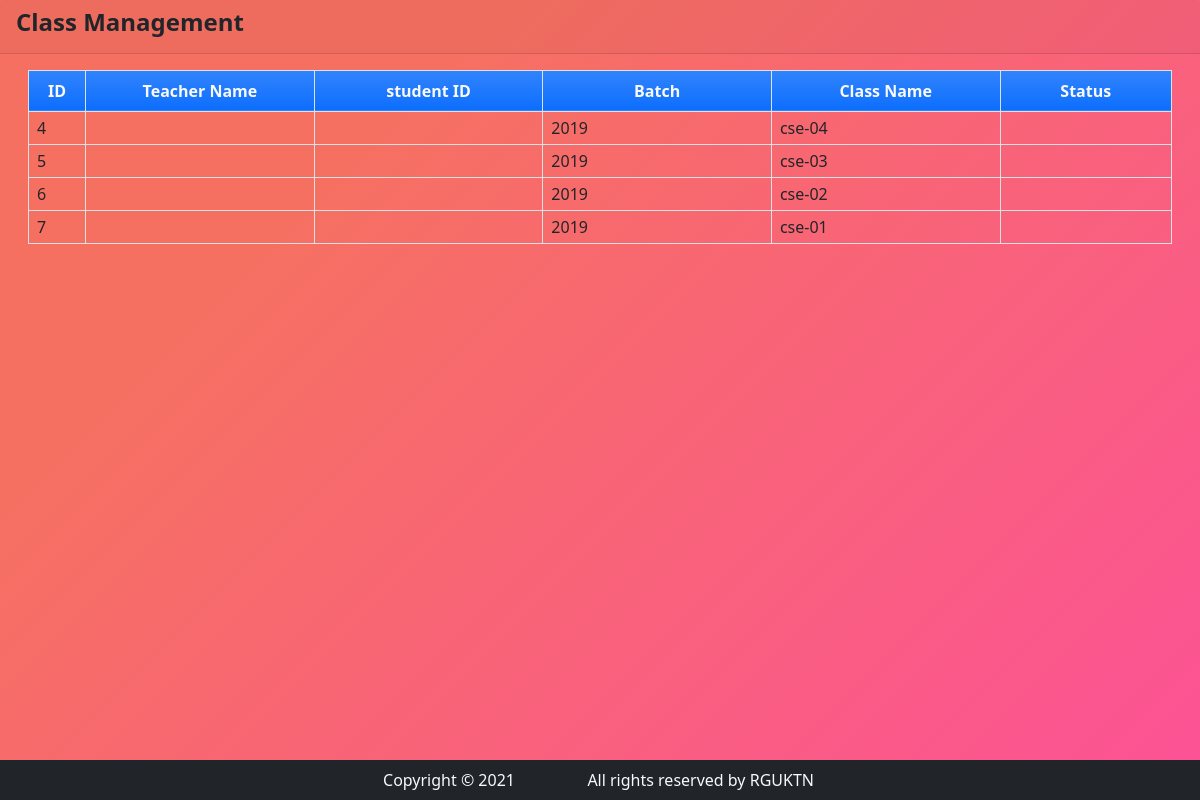
The page /class (signed in) on the database its author committed.
### app/models.py (models this page shows, shortened)
class Class(models.Model):
    professor=models.ForeignKey(UserProfile,on_delete=models.CASCADE)
    class_id=models.CharField(max_length=250,blank=True,null=True)
    class_name=models.CharField(max_length=250,blank=True,null=True)
    batch=models.CharField(max_length=250,blank=True,null=True)

### app/views.py (the view)
# urls.py: path('class',views.classes_data,name='class'),
def classes_data(request):
    access['title']="Classes Details"
    if request.user.profile.user_type==1:
        classes=Class.objects.all()
    else:
        classes=Class.objects.filter(professor=request.user.profile).all()
    access['classes']=classes
    return render(request,'class.html',access)

### templates/class.html (shortened to what this page needs)
<!doctype html>
<html lang="en">
  <head>
    <link href="https://cdn.jsdelivr.net/npm/bootstrap@5.0.2/dist/css/bootstrap.min.css" rel="stylesheet">
    <link rel="stylesheet" href="https://cdn.jsdelivr.net/npm/bootstrap-icons@1.8.1/font/bootstrap-icons.css">
  </head>
  <body class="d-flex flex-column min-vh-100">
  <div class="card-header">
      <div class="d-flex w-100 align-items-center justify-content-between">
          <h4 class="card-title fw-bold">Class Management</h4>
      </div>
  </div>
  <div class="card-body">
      <div class="container-fluid">
          <table class="table table-bordered" id="class-list">
              <colgroup>
                  <col width="5%">
                  <col width="20%">
                  <col width="20%">
                  <col width="20%">
                  <col width="20%">
                  <col width="15%">
              </colgroup>
              <thead>
                  <tr class="bg-gradient bg-primary bg-opacity-50 text-light">
                      <th class="px-2 py-2 text-center">ID</th>
                      <th class="px-2 py-2 text-center">Teacher Name</th>
                      <th class="px-2 py-2 text-center">student ID</th>
                      <th class="px-2 py-2 text-center">Batch</th>
                      <th class="px-2 py-2 text-center"> Class Name</th>
                      <th class="px-2 py-2 text-center">Status</th>
                  </tr>
              </thead>
              <tbody>
                  {% for class in classes %}
                  <tr>
                      <td class="px-2 py-1 align-middle">{{ class.id }}</td>
                      <td class="px-2 py-1 align-middle">{{ class.professor.user.first_name }} {{ class.professor.user.last_name }}</td>
                      <td class="px-2 py-1 align-middle">{{ class.student_id }}</td>
                      <td class="px-2 py-1 align-middle">{{ class.batch }}</td>
                      <td class="px-2 py-1 align-middle">{{ class.class_name }}</td>
                      <td class="px-2 py-1 align-middle text-center">
                      </td>
                  </tr>
                  {% endfor %}
              </tbody>
          </table>
      </div>
  </div>
    <footer class="mt-auto">
        <div class="container-fluider bg-dark text-light   " >
        <div class="row  text-center justify-content-center">
            <div class="row  justify-content-center p-2">
                <div class="col-10 col-md-2">Copyright &copy 2021</div>
                <div class="col-10 col-md-3"> All rights reserved by RGUKTN</div>
            </div>
        </div>
        </div>
    </footer>
  </body>
</html>

### templates/class.html (style rules this page uses)
body { background-image: linear-gradient(315deg, #fc5296 0%, #f67062 74%); }

### rows shown on the page
Class: id "4", batch "2019", class_name "cse-04"
Class: id "5", batch "2019", class_name "cse-03"
Class: id "6", batch "2019", class_name "cse-02"
Class: id "7", batch "2019", class_name "cse-01"
